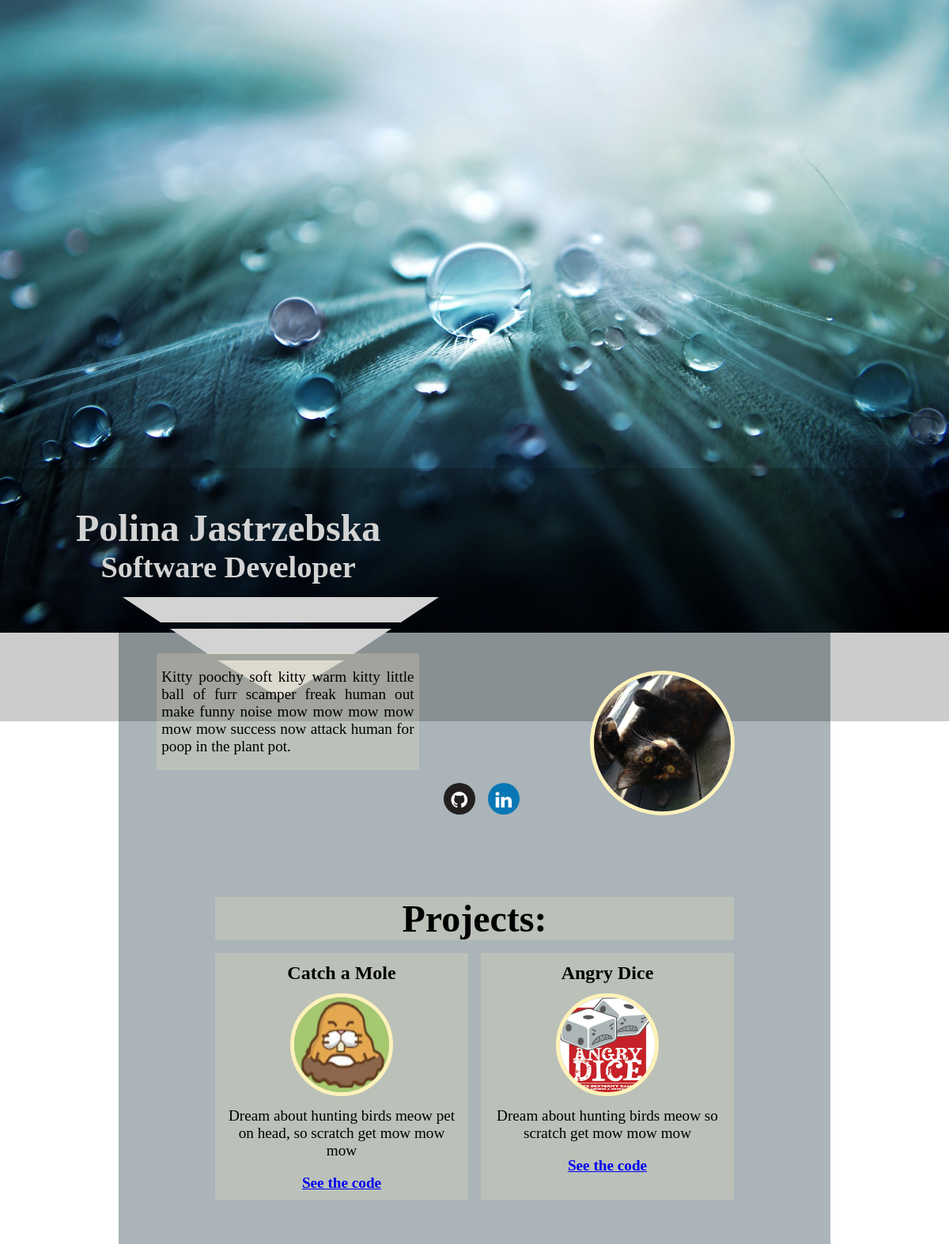
Before: / with the older database file.
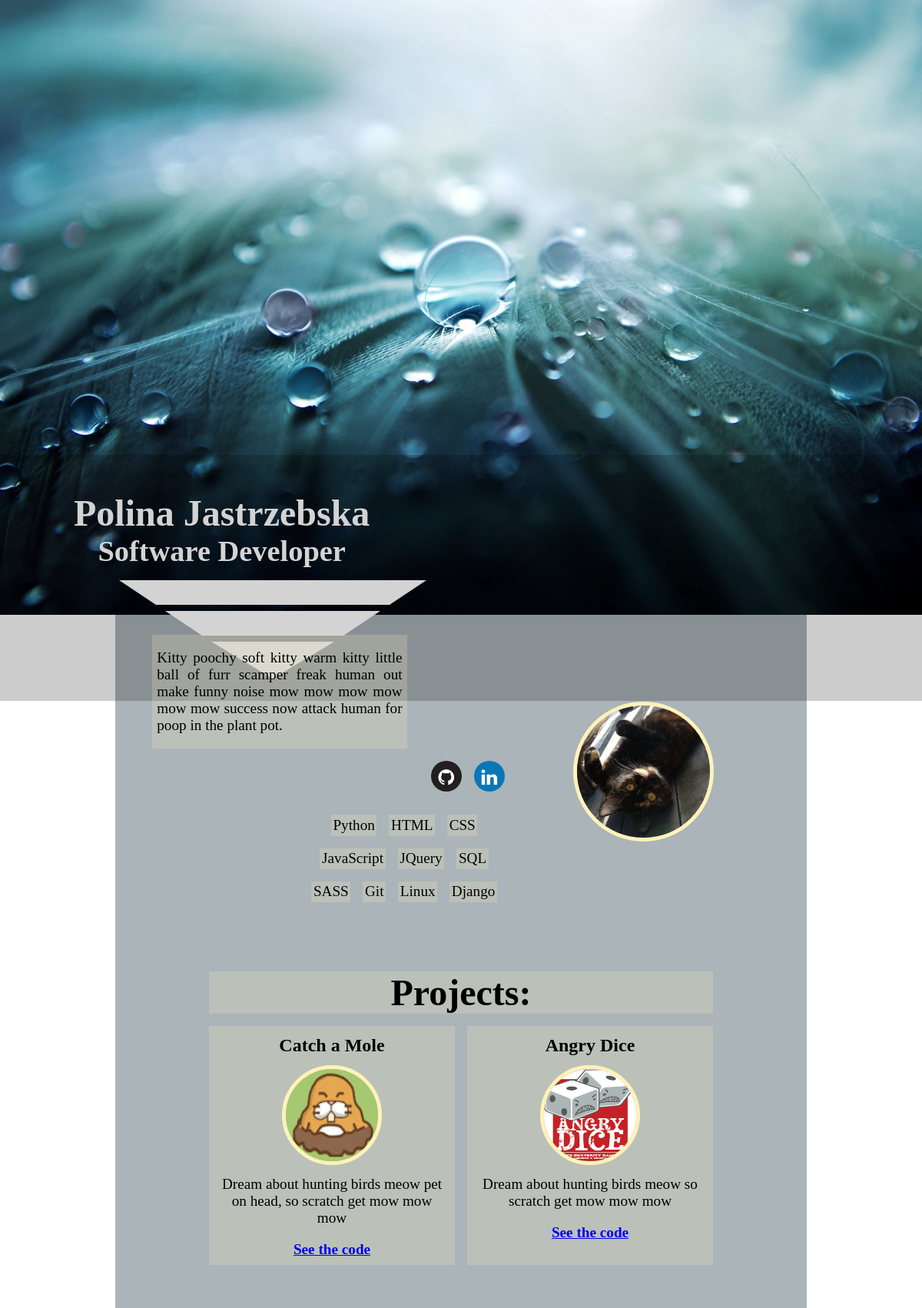
After: the same page with the newer database file.
### portfoliopages/models.py (models this page shows, shortened)
class Project(models.Model):
    name = models.CharField(max_length=255)
    img = models.ImageField(upload_to=profile_upload_handler)
    description = models.CharField(max_length=100)
    project_link = models.CharField(max_length=500)

class Skill(models.Model):
    name = models.CharField(max_length=30)

### portfoliopages/views.py (the view)
# urls.py: url(r'^$', page_views.index, name='index'),
def index(request):
    projects = Project.objects.all()
    skills = Skill.objects.all()
    context_dict = {
        'projects': projects,
        'skills': skills,
    }
    return render(request, 'portfoliopages/index.html', context_dict)

### portfoliopages/templates/portfoliopages/index.html (shortened to what this page needs)
{% load static %}
<!DOCTYPE html>
<html lang="en">
<head>
    <link rel="stylesheet" type="text/css" href="{% static 'portfoliopages/sass/portfolio.css' %}">
</head>
<body>
    <div id = "firstContainer">
        <div id="titlePageTable">
            <h1>Polina Jastrzebska</h1>
            <div id="arrow">
                <div></div>
                <div></div>
                <div></div>
            </div>
        </div>
    </div>
    <div id="mainContainer">
        <div id="banner">
            <div id="personalInfo">
                <div id="bioText"><p>Kitty poochy soft kitty warm kitty little ball of furr scamper freak human out make funny noise mow
                    mow mow mow mow mow success now attack human for poop in the plant pot. </p></div>
                <div id="socialIcons">
                    <div id="gitHub"><a href="https://github.com/jastr945" target="_blank"><span>Github</span></a></div>
                    <div id="linkedIn"><a href="https://www.linkedin.com/in/polinajastrzebska/" target="_blank"><span>LinkedIn</span></a></div>
                </div>
                <div id="skillsSection" class="field">
                    <div id="skillsList">
                        {% for s in skills %}
                            <div>{{ s.name }}</div>
                        {% endfor %}
                    </div>
                </div>
            </div>
            <div id="profilePic">
                <img src="{% static "portfoliopages/img/pofi.jpg" %}" class="img-circle" width="20%"  alt="This is my profile picture">
            </div>
        </div>
        <div id="projectSection">
            <div>
                <h1>Projects:</h1>
            </div>
            <div id="projects">
                {% for p in projects %}
                <div id="project">
                    <div id="projectName"><b>{{ p.name }}</b></div>
                    <div id="projectImg"><img src="media/{{ p.img }}" alt="Project file" class="projectRoundPic" height="120px" width="120px"></div>
                    <div id="projectDescription">{{ p.description }}</div>
                    <div id="projectLink"><a href="{{ p.project_link }}" target="_blank"><b>See the code</b></a></div>
                </div>
                {% endfor %}
            </div>
        </div>
    </div>
</body>
</html>

Changed rows visible on the page:
added Skill: name "Python"
added Skill: name "HTML"
added Skill: name "CSS"
added Skill: name "JavaScript"
added Skill: name "JQuery"
added Skill: name "SQL"
added Skill: name "SASS"
added Skill: name "Git"
added Skill: name "Linux"
added Skill: name "Django"
